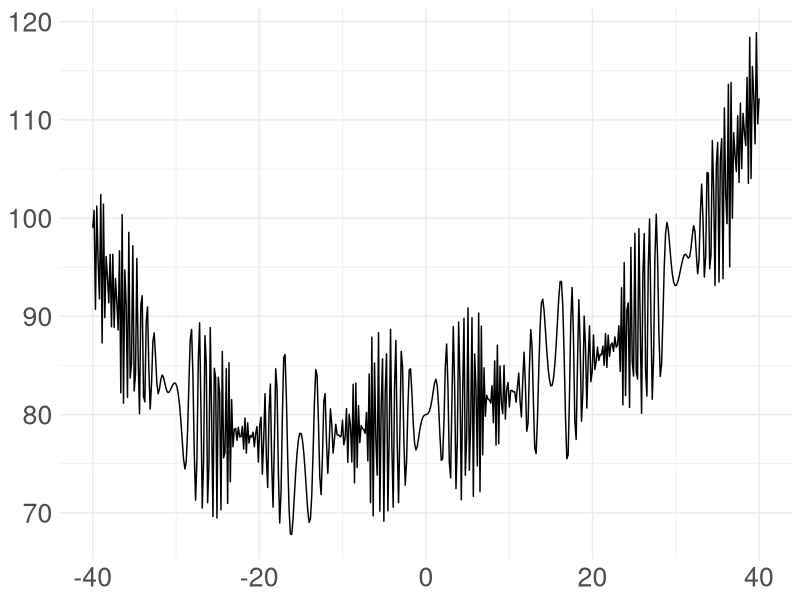

Here is the R script that generated this plot:
## ---- chunk 1
a <- sqrt(2)
a * a == 2
a * a - 2
all.equal(a * a, 2)
## ---- chunk 2
sample(10)
set.seed(1)
sample(10)
sample(10)
set.seed(1)
sample(10)
## ---- chunk 3
set.seed(123)
sample(10)
## ---- chunk 4
set.seed(123)
sample.int(10)
## ---- chunk 5
set.seed(10)
alph5 <- LETTERS[1:5]
sample(alph5)
## ---- chunk 6
set.seed(10)
sample(alph5, replace = TRUE)
## ---- chunk 7
set.seed(10)
sample(alph5, 3)
## ---- chunk 8
set.seed(1)
sample(alph5, 3, replace = TRUE)
## ---- chunk 9
x <- 1:4
probs <- c(1/2, 1/3, 1/12, 1/12)

set.seed(1)
samp <- sample(x, 100, replace = TRUE, prob = probs)
table(samp)
## ---- chunk 10
#| echo: false
distributions <- tibble::tibble(
      Distribution = c("beta","binomial","Cauchy",
                       "chi-squared","exponential","F","gamma","geometric",
                       "hypergeometric","log-normal","logistic",
                       "negative binomial","normal","Poisson","Student t","uniform",
                       "Weibull"),
         `Base name` = c("`beta`","`binom`","`cauchy`",
                       "`chisq`","`exp`","`f`","`gamma`","`geom`","`hyper`","`lnorm`",
                       "`logis`","`nbinom`","`norm`","`pois`","`t`","`unif`","`weibull`"),
        Parameters = c("`shape1`, `shape2`","`size`, `prob`",
                       "`location`, `scale`","`df`","`rate`","`df1`, `df2`",
                       "`shape`, `rate`","`p`","`m`, `n`, `k`","`meanlog`, `sdlog`","`location`, `scale`",
                       "`size`, `prob`","`mean`, `sd`","`lambda`","`df`","`min`, `max`",
                       "`shape`, `scale`")
)
distributions |> knitr::kable()
## ---- chunk 11
f <- function(x, a) {
  (x - a)^2
}

xmin <- optimize(f, interval = c(0, 1), a = 1/3)

# or

xmin <- optimize(function(x, a) {(x - a)^2}, 
                 interval = c(0, 1), a = 1/3)

xmin
## ---- chunk 12
fw <- function (x) {
    10*sin(0.3*x)*sin(1.3*x^2) + 0.00001*x^4 + 0.2*x+80
}
## ---- chunk 13
#| echo: false
#| fig-align: center

library(ggplot2)
ggplot() +
  xlim(-40, 40) +
  geom_function(fun = fw, n = 500) +
  #scale_x_continuous(breaks = seq(-50, 50, 10))
  ylab(NULL) +  
  theme_minimal() +
  theme(text = element_text(size = 24))


## ---- chunk 14
fn <- function(x) {   
    x1 <- x[1]
    x2 <- x[2]
    100 * (x2 - x1 * x1)^2 + (1 - x1)^2
}

gr <- function(x) { 
    x1 <- x[1]
    x2 <- x[2]
    c(-400 * x1 * (x2 - x1 * x1) - 2 * (1 - x1),
       200 *      (x2 - x1 * x1))
}
